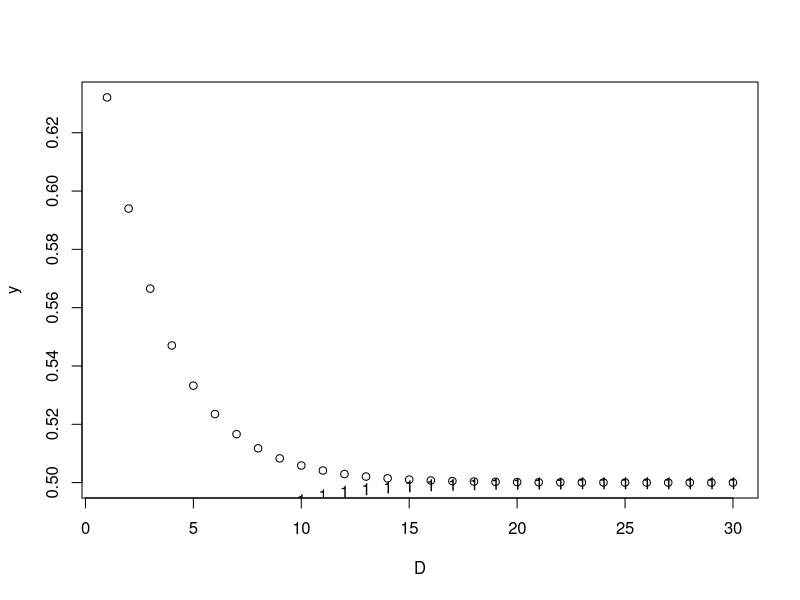

This figure's R source:
D <- seq(1, 30, length=30)
y = pgamma(1, 2^D/2, 2^D/2)

y2 = pgamma(4, 2^D/2, 2^D/2) - y

y3 = pgamma(9, 2^D/2, 2^D/2) - y2 - y


plot(D,y)
matplot(D,y2,add=T)
matplot(D,y3,add=T)
